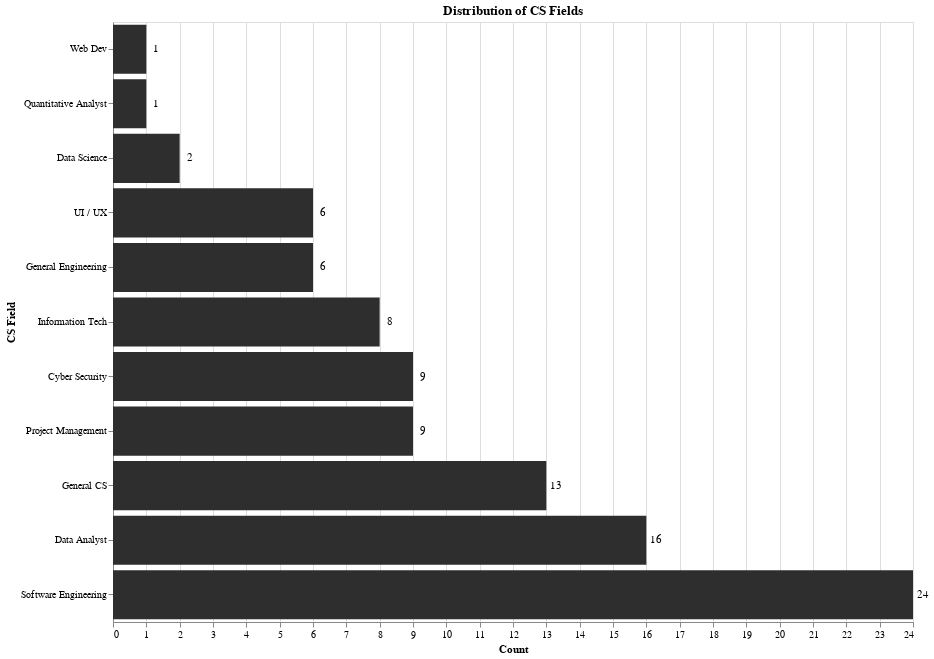

Notebook cell for this chart:
### Code cell
import pandas as pd
import altair as alt
from altair_saver import save


df = pd.read_csv('set.csv')
productions = {}

for pros in df['Fields']:
    if not(isinstance(pros, float) and pd.isna(pros)):
        if "Product" in pros:
            pros = pros.replace('Product / Project Management', 'Project Management')
        if "General Computer Science" in pros:
            pros = pros.replace('General Computer Science', 'General CS')
        if "Quant" in pros:
            pros = pros.replace('Quant', 'Quantitative Analyst')
        pro_list = pros.split(', ')
        for pro in pro_list:
            if pro in productions:
                productions[pro] += 1
            else:
                productions[pro] = 1

productions_df = pd.DataFrame(list(productions.items()), columns=['CS Field', 'Count'])
productions_df = productions_df.sort_values(by='Count', ascending=True)

bars = alt.Chart(productions_df).mark_bar(color='#2e2e2e').encode(
    x=alt.X('Count:Q', title='Count'),
    y=alt.Y('CS Field:N', title='CS Field', sort=productions_df['CS Field'].tolist())
).properties(
    title='Distribution of CS Fields',
    width = 800,
    height = 600,
)
text = bars.mark_text(
    dx = 10,
    color='black'
).encode(
    text='Count:Q'
)

chart = bars + text
chart

### Figure 1 — Vega-Lite specification as saved in the notebook (floating-point values rounded to 4 significant figures)
{"config": {"view": {"continuousWidth": 300, "continuousHeight": 300}}, "layer": [{"mark": {"type": "bar", "color": "#2e2e2e"}, "encoding": {"x": {"field": "Count", "title": "Count", "type": "quantitative"}, "y": {"field": "CS Field", "sort": ["Web Dev", "Quantitative Analyst", "Data Science", "UI / UX", "General Engineering", "Information Tech", "Cyber Security", "Project Management", "General CS", "Data Analyst", "Software Engineering"], "title": "CS Field", "type": "nominal"}}, "title": "Distribution of CS Fields"}, {"mark": {"type": "text", "color": "black", "dx": 10}, "encoding": {"text": {"field": "Count", "type": "quantitative"}, "x": {"field": "Count", "title": "Count", "type": "quantitative"}, "y": {"field": "CS Field", "sort": ["Web Dev", "Quantitative Analyst", "Data Science", "UI / UX", "General Engineering", "Information Tech", "Cyber Security", "Project Management", "General CS", "Data Analyst", "Software Engineering"], "title": "CS Field", "type": "nominal"}}, "title": "Distribution of CS Fields"}], "data": {"name": "data-8cbfe0af55ee08cc822fbb35b7db31a8"}, "height": 600, "width": 800, "$schema": "https://vega.github.io/schema/vega-lite/v5.17.0.json", "datasets": {"data-8cbfe0af55ee08cc822fbb35b7db31a8": [{"CS Field": "Web Dev", "Count": 1}, {"CS Field": "Quantitative Analyst", "Count": 1}, {"CS Field": "Data Science", "Count": 2}, {"CS Field": "UI / UX", "Count": 6}, {"CS Field": "General Engineering", "Count": 6}, {"CS Field": "Information Tech", "Count": 8}, {"CS Field": "Cyber Security", "Count": 9}, {"CS Field": "Project Management", "Count": 9}, {"CS Field": "General CS", "Count": 13}, {"CS Field": "Data Analyst", "Count": 16}, {"CS Field": "Software Engineering", "Count": 24}]}}
